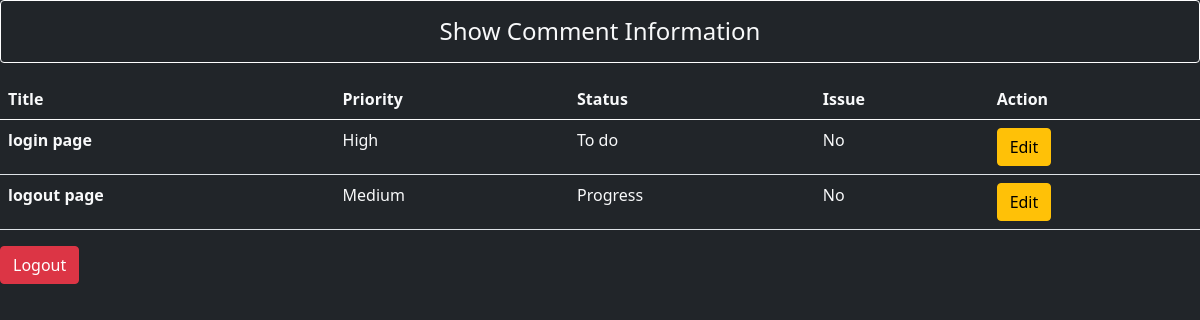
The page /developer_home/ (signed in) on the database as committed earlier.
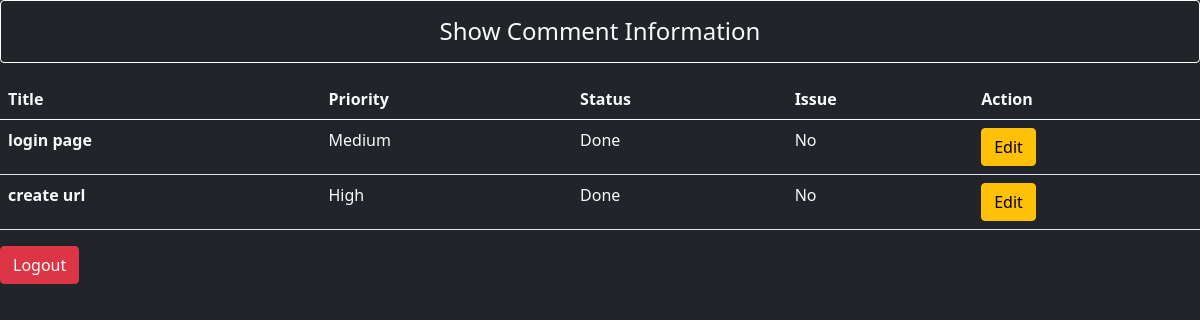
The same page on the database as committed later.
### app/models.py (models this page shows, shortened)
class Task(models.Model):
    id = models.IntegerField(auto_created=True,primary_key=True)
    title = models.CharField(max_length=255)
    description = models.CharField(max_length=255)
    priority = models.CharField(max_length=50,choices=Priority_choice)
    status = models.CharField(max_length=50,choices=status_choice)
    select_developer =models.ForeignKey(User,on_delete=models.CASCADE)

class Comment(models.Model):
    title =models.ForeignKey(Task,on_delete=models.CASCADE)
    issue = models.CharField(max_length=255)
    status = models.CharField(max_length=50,choices=status_choice)

### app/views.py (the view)
# urls.py: path('developer_home/',views.developer_home,name='developer_home'),
def developer_home(request):
    if request.user.is_developer:
        name = request.user
        tasks = Task.objects.filter(select_developer=name)
        comment =Comment.objects.all()
    return render(request,'app/developer_home.html',{'comment':comment,'tasks':tasks})

### app/templates/app/developer_home.html (shortened to what this page needs)
<!DOCTYPE html>
<html lang="en">
<head>
    <link href="https://cdn.jsdelivr.net/npm/bootstrap@5.0.2/dist/css/bootstrap.min.css" rel="stylesheet">
</head>
<body class="bg-dark text-light">
    <div class="row">
        <div class="">
          <h4 class="text-center alert alert-grey border border-white">Show Comment Information</h4>
            {% if tasks %}
            <table class="table table-hover-light text-light">
                <thead>
                  <tr>
                    <th scope="col">Title</th>
                    <th scope="col">Priority</th>
                    <th scope="col">Status</th>
                    <th scope="col">Issue</th>
                    <th scope="col">Action</th>
                  </tr>
                </thead>
                <tbody>
                    {% for p in tasks %}
                  <tr>
                    <th scope="row">{{p.title}}</th>
                    <td>{{p.priority}}</td>
                    <td>{{p.status}}</td>
                    <td>
                      {% for c in comment %}
                      {{c.issue}}
                      {% endfor %}
                    </td>
                    <td>
                        <a href="{% url "updatecomment" p.id %}" class="btn btn-warning btn-smx">Edit</a>
                  </tr>
                  {% endfor %}
                </tbody>
              </table>
            {% else %}
                <h4 class="text-center alert alert-warning">No record</h4>
                {% endif %}
            <a href="{% url "logout" %}" class="btn btn-danger btn-smx">Logout</a>
        </div>
        </div>
</body>
</html>

Rows that differ between the two databases and show on the page:
removed Task: title "logout page", priority "Medium", status "Progress", Comment (issue "No")
changed Task "login page": priority "High" → "Medium"; status "To do" → "Done"
added Task: title "create url", priority "High", status "Done", Comment (issue "No")
